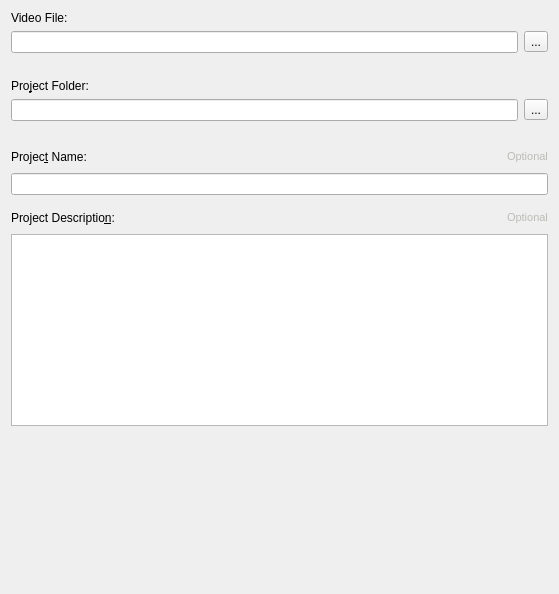
<?xml version="1.0" encoding="UTF-8"?>
<ui version="4.0">
 <class>createProjectPage</class>
 <widget class="QWizardPage" name="createProjectPage">
  <property name="geometry">
   <rect>
    <x>0</x>
    <y>0</y>
    <width>559</width>
    <height>594</height>
   </rect>
  </property>
  <property name="title">
   <string>New Project Wi&amp;zard</string>
  </property>
  <property name="subTitle">
   <string/>
  </property>
  <layout class="QVBoxLayout" name="verticalLayout_2">
   <item>
    <widget class="QLabel" name="label">
     <property name="text">
      <string>Video File:</string>
     </property>
    </widget>
   </item>
   <item>
    <layout class="QVBoxLayout" name="verticalLayout">
     <item>
      <layout class="QHBoxLayout" name="horizontalLayout">
       <item>
        <widget class="QLineEdit" name="videoFileEdit"/>
       </item>
       <item>
        <widget class="QToolButton" name="videoFileButton">
         <property name="text">
          <string>...</string>
         </property>
        </widget>
       </item>
      </layout>
     </item>
    </layout>
   </item>
   <item>
    <widget class="QLabel" name="videoFileWarning">
     <property name="font">
      <font>
       <pointsize>9</pointsize>
      </font>
     </property>
     <property name="frameShape">
      <enum>QFrame::NoFrame</enum>
     </property>
     <property name="text">
      <string/>
     </property>
     <property name="textFormat">
      <enum>Qt::AutoText</enum>
     </property>
     <property name="indent">
      <number>6</number>
     </property>
    </widget>
   </item>
   <item>
    <widget class="QLabel" name="label_2">
     <property name="text">
      <string>Pro&amp;ject Folder:</string>
     </property>
     <property name="buddy">
      <cstring>projectFolderEdit</cstring>
     </property>
    </widget>
   </item>
   <item>
    <layout class="QHBoxLayout" name="horizontalLayout_2">
     <item>
      <widget class="QLineEdit" name="projectFolderEdit"/>
     </item>
     <item>
      <widget class="QToolButton" name="projectFolderButton">
       <property name="text">
        <string>...</string>
       </property>
      </widget>
     </item>
    </layout>
   </item>
   <item>
    <widget class="QLabel" name="projectFolderWarning">
     <property name="font">
      <font>
       <pointsize>9</pointsize>
      </font>
     </property>
     <property name="text">
      <string/>
     </property>
     <property name="indent">
      <number>6</number>
     </property>
    </widget>
   </item>
   <item>
    <layout class="QHBoxLayout" name="horizontalLayout_4">
     <item>
      <widget class="QLabel" name="label_3">
       <property name="text">
        <string>Projec&amp;t Name:</string>
       </property>
       <property name="buddy">
        <cstring>projectNameEdit</cstring>
       </property>
      </widget>
     </item>
     <item>
      <spacer name="horizontalSpacer">
       <property name="orientation">
        <enum>Qt::Horizontal</enum>
       </property>
       <property name="sizeHint" stdset="0">
        <size>
         <width>40</width>
         <height>20</height>
        </size>
       </property>
      </spacer>
     </item>
     <item>
      <widget class="QLabel" name="label_4">
       <property name="text">
        <string>&lt;html&gt;&lt;head/&gt;&lt;body&gt;&lt;p&gt;&lt;span style=&quot; font-size:8pt; color:#babdb6;&quot;&gt;Optional&lt;/span&gt;&lt;/p&gt;&lt;/body&gt;&lt;/html&gt;</string>
       </property>
      </widget>
     </item>
    </layout>
   </item>
   <item>
    <widget class="QLineEdit" name="projectNameEdit"/>
   </item>
   <item>
    <spacer name="verticalSpacer_4">
     <property name="orientation">
      <enum>Qt::Vertical</enum>
     </property>
     <property name="sizeType">
      <enum>QSizePolicy::Fixed</enum>
     </property>
     <property name="sizeHint" stdset="0">
      <size>
       <width>361</width>
       <height>7</height>
      </size>
     </property>
    </spacer>
   </item>
   <item>
    <layout class="QHBoxLayout" name="horizontalLayout_5">
     <item>
      <widget class="QLabel" name="label_5">
       <property name="text">
        <string>Project Descriptio&amp;n:</string>
       </property>
       <property name="buddy">
        <cstring>projectDescriptionEdit</cstring>
       </property>
      </widget>
     </item>
     <item>
      <spacer name="horizontalSpacer_2">
       <property name="orientation">
        <enum>Qt::Horizontal</enum>
       </property>
       <property name="sizeHint" stdset="0">
        <size>
         <width>40</width>
         <height>20</height>
        </size>
       </property>
      </spacer>
     </item>
     <item>
      <widget class="QLabel" name="label_6">
       <property name="text">
        <string>&lt;html&gt;&lt;head/&gt;&lt;body&gt;&lt;p&gt;&lt;span style=&quot; font-size:8pt; color:#babdb6;&quot;&gt;Optional&lt;/span&gt;&lt;/p&gt;&lt;/body&gt;&lt;/html&gt;</string>
       </property>
      </widget>
     </item>
    </layout>
   </item>
   <item>
    <widget class="QPlainTextEdit" name="projectDescriptionEdit"/>
   </item>
   <item>
    <spacer name="verticalSpacer">
     <property name="orientation">
      <enum>Qt::Vertical</enum>
     </property>
     <property name="sizeHint" stdset="0">
      <size>
       <width>20</width>
       <height>99</height>
      </size>
     </property>
    </spacer>
   </item>
  </layout>
 </widget>
 <resources/>
 <connections/>
</ui>
